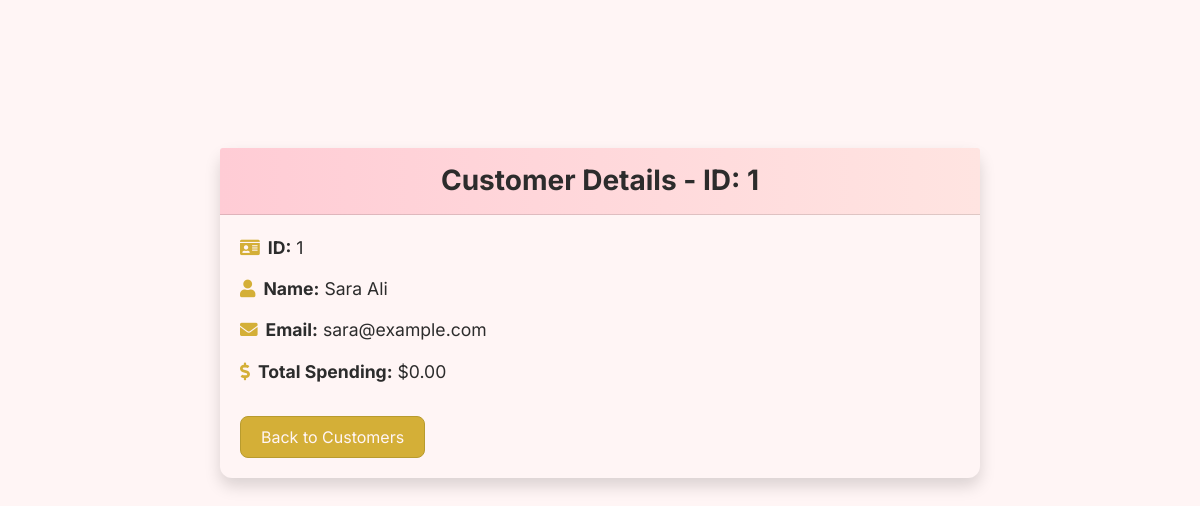
The app's page /view_customer.php?id=1 (signed in) with its own data.
### tables this page shows
CREATE TABLE `customers` (
  `id` int(11) NOT NULL,
  `name` varchar(100) NOT NULL,
  `email` varchar(100) NOT NULL,
  `password` varchar(255) NOT NULL,
  `total_spending` decimal(10,2) DEFAULT 0.00,
  `status` enum('active','inactive') DEFAULT 'active',
  `created_at` timestamp NOT NULL DEFAULT current_timestamp(),
  `updated_at` timestamp NOT NULL DEFAULT current_timestamp() ON UPDATE current_timestamp(),
  `address` text DEFAULT NULL
);

### view_customer.php (the view, shortened to what this page needs)
<?php
include 'includes/db.php';
$customer_id = (int)($_GET['id'] ?? 0);
$customer = null;
if ($customer_id) {
    $stmt = $conn->prepare("SELECT id, name, email, total_spending FROM customers WHERE id = ? LIMIT 1");
    $stmt->bind_param("i", $customer_id);
    $stmt->execute();
    $result = $stmt->get_result();
    $customer = $result->fetch_assoc();
}
?>
<!DOCTYPE html>
<html lang="en">
<head>
    <link href="https://stackpath.bootstrapcdn.com/bootstrap/4.5.2/css/bootstrap.min.css" rel="stylesheet">
    <link href="https://cdnjs.cloudflare.com/ajax/libs/font-awesome/5.15.4/css/all.min.css" rel="stylesheet">
</head>
<body id="page-top">
    <div class="container mt-5">
        <div class="card shadow mb-4">
            <div class="card-header py-3">
                <h3 class="m-0 font-weight-bold">Customer Details - ID: <?php echo htmlspecialchars($customer_id); ?></h3>
            </div>
            <div class="card-body">
                <?php if ($customer): ?>
                    <div class="customer-details">
                        <p><i class="fas fa-id-card"></i><strong>ID:</strong> <?php echo htmlspecialchars($customer['id']); ?></p>
                        <p><i class="fas fa-user"></i><strong>Name:</strong> <?php echo htmlspecialchars($customer['name']); ?></p>
                        <p><i class="fas fa-envelope"></i><strong>Email:</strong> <?php echo htmlspecialchars($customer['email']); ?></p>
                        <p><i class="fas fa-dollar-sign"></i><strong>Total Spending:</strong> $<?php echo number_format($customer['total_spending'], 2); ?></p>
                    </div>
                <?php else: ?>
                    <div class="alert alert-warning" role="alert">
                        <i class="fas fa-exclamation-triangle mr-2"></i> Customer not found.
                    </div>
                <?php endif; ?>
                <a href="customers.php" class="btn btn-back mt-3">Back to Customers</a>
            </div>
        </div>
    </div>
</body>
</html>

### view_customer.php (style rules this page uses)
body { font-family: 'Inter', 'Lora', sans-serif; background-color: #FFF5F5; color: #2C2C2C; padding-top: 80px; }
.container { padding: 20px; max-width: 800px; margin: 0 auto; }
.card { border: none; border-radius: 12px; background: #FFF5F5; box-shadow: 0 4px 20px rgba(0, 0, 0, 0.05); }
.card-header { background: linear-gradient(90deg, #FFCCD5, #FFE4E1); color: #2C2C2C; padding: 15px; border-radius: 12px 12px 0 0; font-weight: 600; text-align: center; }
.card-body { padding: 20px; }
.customer-details p { font-size: 1.1rem; margin-bottom: 15px; }
.customer-details i { color: #D4AF37; margin-right: 8px; }
.btn-back { background: #D4AF37; color: #FFF5F5; border: 1px solid #B89B2E; border-radius: 8px; padding: 8px 20px; }

### records on screen
customers: id "1", name "Sara Ali", email "sara@example.com", total_spending "0.00"

### other values on screen
$customer_id "1"
